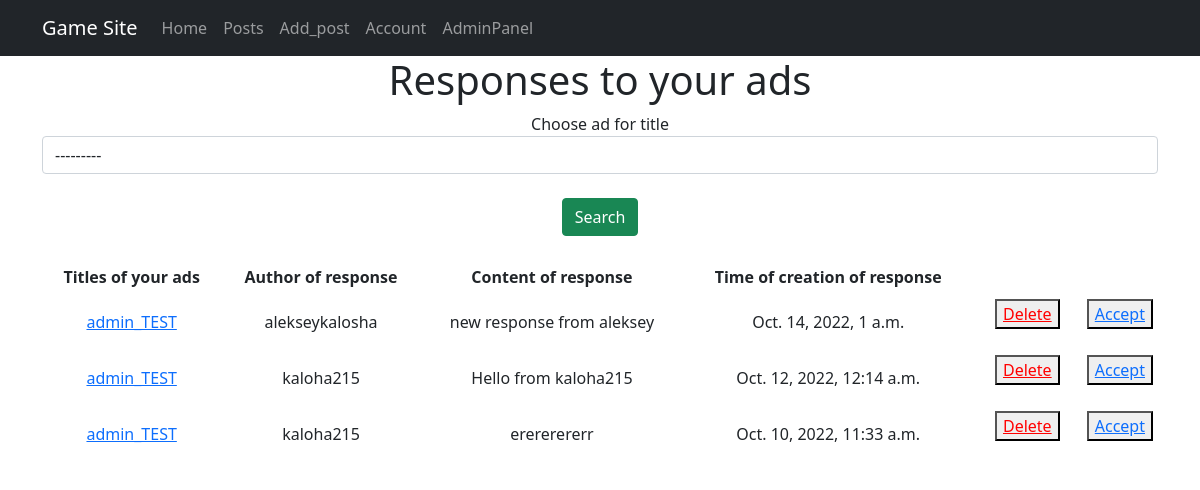
Page /responses/ (signed in) on the earlier database version.
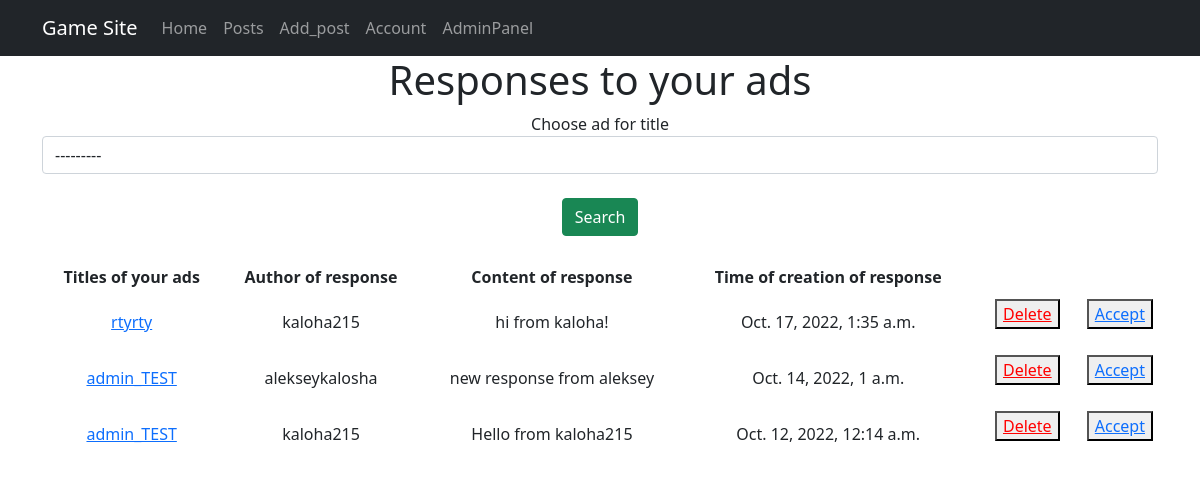
Same page on the later database version.
### ads/models.py (models this page shows, shortened)
class Response(models.Model):
    author = models.ForeignKey(User, on_delete=models.CASCADE, default=None, blank=True)
    text = models.TextField()
    time_of_creation = models.DateTimeField(auto_now_add=True)
    post = models.ForeignKey(
        Post,
        on_delete=models.CASCADE,
        default=None,
        blank=True,
        related_name='response'
    )
    status = models.BooleanField(default=False)

class Post(models.Model):
    TYPE = (
        ('tank', 'Танки'),
        ('heal', 'Хилы'),
        ('dd', 'ДД'),
        ('buyers', 'Торговцы'),
        ('gildmaster', 'Гилдмастеры'),
        ('quest', 'Квестгиверы'),
        ('smith', 'Кузнецы'),
        ('tanner', 'Кожевники'),
        ('potion', 'Зельевары'),
        ('spellmaster', 'Мастера заклинаний'),
    )
    author = models.ForeignKey(User, on_delete=models.CASCADE, default=None, blank=True)
    title = models.CharField(max_length=64, unique=True)
    category = models.CharField(max_length=16, choices=TYPE, default='tank')
    content = RichTextUploadingField(blank=True, null=True)
    def __str__(self):
        return f'{self.title}: {self.author}'

### ads/views.py (the view)
# urls.py: path('responses/', ResponsesView.as_view(), name='responses'),
class ResponsesView(FilterView):
    model = Response
    filterset_class = ResponseFilter
    template_name = 'ads/responses.html'
    context_object_name = 'responses'
    ordering = ['-time_of_creation']
    def get_context_data(self, *, object_list=None, **kwargs):
        context = super().get_context_data(**kwargs)
        user = self.request.user
        context['user'] = user
        responses_to_current_users_posts = Response.objects.filter(post__author=user)
        context['responses_to_current_users_posts'] = responses_to_current_users_posts
        return context

### ads/filters.py (called while the page is built)
def get_post_queryset(request):
    queryset = Post.objects.filter(author=request.user)
    return queryset

### templates/ads/responses.html (shortened to what this page needs)
{% extends 'index.html' %}
{% load crispy_forms_tags %}
{% block content %}
<h1> Responses to your ads </h1>
<form method="GET">
    {{ filter.form|crispy }}
    <br>
    <button type="submit" class="btn btn-success">Search</button>
</form>
<br>
{% if responses_to_current_users_posts %}
<table align="center">
    <thead>
    <th>
        <b>
            Titles of your ads
        </b>
    </th>
    <th>
        <b> Author of response </b>
    </th>
    <th>
        <b> Content of response </b>
    </th>
    <th>
        <b> Time of creation of response  </b>
    </th>
    </thead>
    {% for response in filter.qs %}
    {% if response.post.author == user %}
    <tr>
        <td>
            <a href="{% url 'post_detail' response.post.id %}">{{ response.post.title }}</a>
        </td>
        <td>
            {{ response.author }}
        </td>
        <td>
            {{ response.text }}
        </td>
        <td>
            {{ response.time_of_creation }}
        </td>
        <td>
            <p align="right">
                <button>
                    <a href="{% url 'response_delete' response.id %}" style="color:#FF0000">Delete</a>
                </button>
                <br>
            </p>
        </td>
        <td>
            <p align="right">
                <button>
                    <a href="accept_response/?pk={{ response.id }}">Accept</a>
                </button>
            </p>
        </td>
    </tr>
    {% endif %}
    {% endfor %}
</table>
{% else %}
<h2>На данный момент нет откликов на ваши объявления</h2>
{% endif %}
{% endblock content %}

Differences in the rows shown:
removed Response: post "admin_TEST", author "kaloha215", text "erererererr", time_of_creation "Oct. 10, 2022, 11:33 a.m."
added Response: post "rtyrty", author "kaloha215", text "hi from kaloha!", time_of_creation "Oct. 17, 2022, 1:35 a.m."
